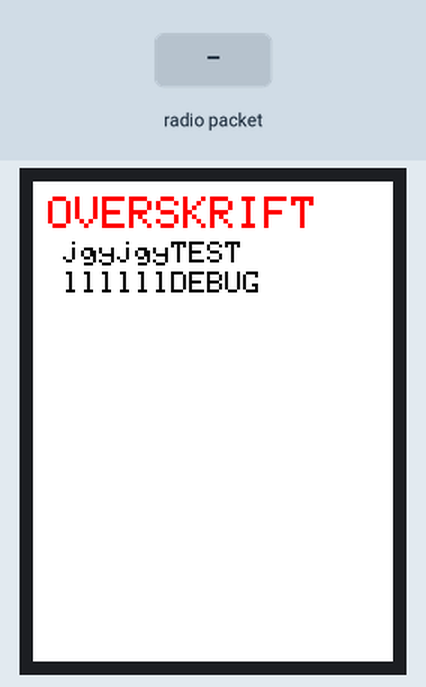
A sketch run on a simulated Arduino Mega 2560, built with avr-gcc and run on an emulated ATmega2560. On the bench: 240×320 colour display. The inputs (shaded band) are chosen by the test bench. No radio packets arrive unless stated; what the sketch prints to the serial monitor is not drawn.

Above: at 3.6 s.
3.7 s: radio packet "1" arrives
Timing chart, 0 to 6.7 s (numbered marks = the images above; inputs shaded):
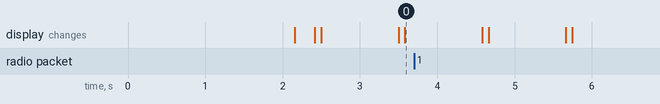

The sketch:

hubArduino.ino
```cpp
#include <Arduino.h>
#include "SPI.h"
#include "RF24.h"
#include <Adafruit_GFX.h>
#include <Adafruit_ST7789.h>

#define TFT_CS 16
#define TFT_RST 23
#define TFT_DC 22

Adafruit_ST7789 tft = Adafruit_ST7789(TFT_CS, TFT_DC, TFT_RST);

RF24 radio (0, 17); //CE, CNS

const byte address[5] = {'0', '0', '0', '0', '1'};

uint16_t lineSpace = 20; //Pixels between each line with text size 2.

// put function declarations here:
void printToScreen(
  const char *text,
  uint16_t x = 20,
  uint16_t y = 40,
  uint16_t textSize = 2,
  uint16_t textColor = ST77XX_BLACK
);

void screenClear(uint16_t color = ST77XX_WHITE);

void setup() {
  Serial.begin(9600);
  delay(2000);

  Serial.println("Serial opened");

  bool connected = radio.begin();
  if (connected) {
    Serial.println("Successfully initialized radio tranceiver.");
  } else {
    Serial.println("Failed to initialize radio tranceiver.");
  }
  radio.openReadingPipe(0, address);
  radio.setPALevel(RF24_PA_LOW);
  radio.startListening();

  tft.init(240, 320, SPI_MODE2);
  tft.invertDisplay(false);
  printToScreen("Hello ESP!");
}

void loop() {

  if (radio.available()) {
    char text[32] = "";
    radio.read(&text, sizeof(text));
    Serial.println(text);
    printToScreen(text);
  }
  screenClear();
  printToScreen("OVERSKRIFT",10,10,3,ST77XX_RED);
  printToScreen("jgyjgyTEST");
  printToScreen("llllllDEBUG",20,60);
  delay(1000);

}

// put function definitions here:

void printToScreen(
  const char *text,
  uint16_t x,
  uint16_t y,
  uint16_t textSize,
  uint16_t textColor
)
{
  tft.setCursor(x,y);
  tft.setTextColor(textColor);
  tft.setTextSize(textSize);
  tft.print(text);
}

void screenClear(uint16_t color) {
  tft.fillScreen(color);
}
```
